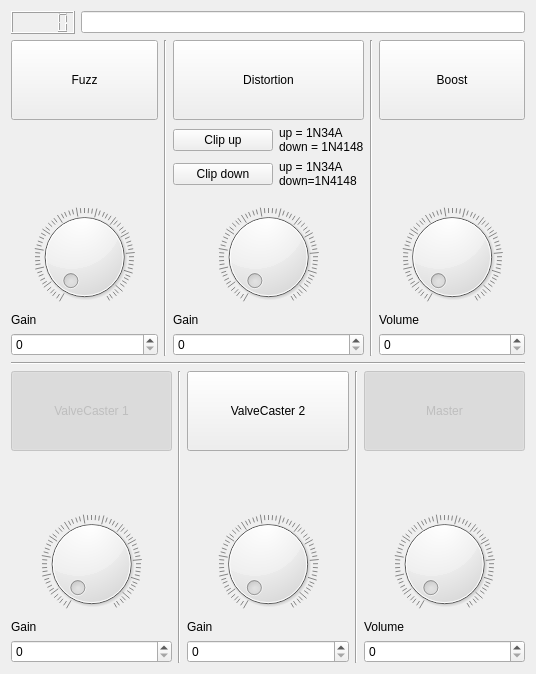
<?xml version="1.0" encoding="UTF-8"?>
<ui version="4.0">
 <class>Form</class>
 <widget class="QWidget" name="Form">
  <property name="enabled">
   <bool>true</bool>
  </property>
  <property name="geometry">
   <rect>
    <x>0</x>
    <y>0</y>
    <width>536</width>
    <height>674</height>
   </rect>
  </property>
  <property name="windowTitle">
   <string>PREAMPino Patch Editor</string>
  </property>
  <property name="autoFillBackground">
   <bool>false</bool>
  </property>
  <layout class="QVBoxLayout" name="verticalLayout_7">
   <item>
    <layout class="QHBoxLayout" name="horizontalLayout_3">
     <item>
      <widget class="QLCDNumber" name="uiPatchLCD"/>
     </item>
     <item>
      <widget class="QLineEdit" name="uiTitle"/>
     </item>
    </layout>
   </item>
   <item>
    <layout class="QHBoxLayout" name="horizontalLayout_2">
     <item>
      <layout class="QVBoxLayout" name="verticalLayout_2">
       <item>
        <widget class="QPushButton" name="uiFuzz">
         <property name="minimumSize">
          <size>
           <width>0</width>
           <height>80</height>
          </size>
         </property>
         <property name="text">
          <string>Fuzz</string>
         </property>
         <property name="checkable">
          <bool>true</bool>
         </property>
         <property name="flat">
          <bool>false</bool>
         </property>
        </widget>
       </item>
       <item>
        <spacer name="verticalSpacer">
         <property name="orientation">
          <enum>Qt::Vertical</enum>
         </property>
         <property name="sizeHint" stdset="0">
          <size>
           <width>20</width>
           <height>40</height>
          </size>
         </property>
        </spacer>
       </item>
       <item>
        <widget class="QDial" name="uiFuzzGainDial">
         <property name="minimumSize">
          <size>
           <width>0</width>
           <height>100</height>
          </size>
         </property>
         <property name="maximum">
          <number>255</number>
         </property>
         <property name="notchesVisible">
          <bool>true</bool>
         </property>
        </widget>
       </item>
       <item>
        <widget class="QLabel" name="label">
         <property name="text">
          <string>Gain</string>
         </property>
        </widget>
       </item>
       <item>
        <widget class="QSpinBox" name="uiFuzzGain">
         <property name="maximum">
          <number>255</number>
         </property>
        </widget>
       </item>
      </layout>
     </item>
     <item>
      <widget class="Line" name="line_2">
       <property name="orientation">
        <enum>Qt::Vertical</enum>
       </property>
      </widget>
     </item>
     <item>
      <layout class="QVBoxLayout" name="verticalLayout_3">
       <item>
        <widget class="QPushButton" name="uiDist">
         <property name="enabled">
          <bool>true</bool>
         </property>
         <property name="minimumSize">
          <size>
           <width>0</width>
           <height>80</height>
          </size>
         </property>
         <property name="text">
          <string>Distortion</string>
         </property>
         <property name="checkable">
          <bool>true</bool>
         </property>
        </widget>
       </item>
       <item>
        <layout class="QHBoxLayout" name="horizontalLayout_5">
         <item>
          <widget class="QPushButton" name="uiClipUp">
           <property name="minimumSize">
            <size>
             <width>100</width>
             <height>0</height>
            </size>
           </property>
           <property name="maximumSize">
            <size>
             <width>100</width>
             <height>16777215</height>
            </size>
           </property>
           <property name="text">
            <string>Clip up</string>
           </property>
           <property name="checkable">
            <bool>true</bool>
           </property>
          </widget>
         </item>
         <item>
          <widget class="QLabel" name="label_2">
           <property name="text">
            <string>up = 1N34A
down = 1N4148</string>
           </property>
          </widget>
         </item>
        </layout>
       </item>
       <item>
        <layout class="QHBoxLayout" name="horizontalLayout_6">
         <item>
          <widget class="QPushButton" name="uiClipDown">
           <property name="minimumSize">
            <size>
             <width>100</width>
             <height>0</height>
            </size>
           </property>
           <property name="maximumSize">
            <size>
             <width>100</width>
             <height>16777215</height>
            </size>
           </property>
           <property name="text">
            <string>Clip down</string>
           </property>
           <property name="checkable">
            <bool>true</bool>
           </property>
          </widget>
         </item>
         <item>
          <widget class="QLabel" name="label_3">
           <property name="text">
            <string>up = 1N34A
down=1N4148</string>
           </property>
          </widget>
         </item>
        </layout>
       </item>
       <item>
        <spacer name="verticalSpacer_6">
         <property name="orientation">
          <enum>Qt::Vertical</enum>
         </property>
         <property name="sizeHint" stdset="0">
          <size>
           <width>181</width>
           <height>13</height>
          </size>
         </property>
        </spacer>
       </item>
       <item>
        <widget class="QDial" name="uiDistGainDial">
         <property name="minimumSize">
          <size>
           <width>0</width>
           <height>100</height>
          </size>
         </property>
         <property name="maximumSize">
          <size>
           <width>16777215</width>
           <height>16777215</height>
          </size>
         </property>
         <property name="maximum">
          <number>255</number>
         </property>
         <property name="notchesVisible">
          <bool>true</bool>
         </property>
        </widget>
       </item>
       <item>
        <widget class="QLabel" name="label_4">
         <property name="text">
          <string>Gain</string>
         </property>
        </widget>
       </item>
       <item>
        <widget class="QSpinBox" name="uiDistGain">
         <property name="maximum">
          <number>255</number>
         </property>
        </widget>
       </item>
      </layout>
     </item>
     <item>
      <widget class="Line" name="line">
       <property name="orientation">
        <enum>Qt::Vertical</enum>
       </property>
      </widget>
     </item>
     <item>
      <layout class="QVBoxLayout" name="verticalLayout_4">
       <item>
        <widget class="QPushButton" name="uiBoost">
         <property name="minimumSize">
          <size>
           <width>0</width>
           <height>80</height>
          </size>
         </property>
         <property name="text">
          <string>Boost</string>
         </property>
         <property name="checkable">
          <bool>true</bool>
         </property>
         <property name="flat">
          <bool>false</bool>
         </property>
        </widget>
       </item>
       <item>
        <spacer name="verticalSpacer_4">
         <property name="orientation">
          <enum>Qt::Vertical</enum>
         </property>
         <property name="sizeHint" stdset="0">
          <size>
           <width>20</width>
           <height>40</height>
          </size>
         </property>
        </spacer>
       </item>
       <item>
        <widget class="QDial" name="uiBoostVolumeDial">
         <property name="minimumSize">
          <size>
           <width>0</width>
           <height>100</height>
          </size>
         </property>
         <property name="maximum">
          <number>255</number>
         </property>
         <property name="wrapping">
          <bool>false</bool>
         </property>
         <property name="notchesVisible">
          <bool>true</bool>
         </property>
        </widget>
       </item>
       <item>
        <widget class="QLabel" name="label_5">
         <property name="text">
          <string>Volume</string>
         </property>
        </widget>
       </item>
       <item>
        <widget class="QSpinBox" name="uiBoostVolume">
         <property name="maximum">
          <number>255</number>
         </property>
        </widget>
       </item>
      </layout>
     </item>
    </layout>
   </item>
   <item>
    <widget class="Line" name="line_4">
     <property name="orientation">
      <enum>Qt::Horizontal</enum>
     </property>
    </widget>
   </item>
   <item>
    <layout class="QHBoxLayout" name="horizontalLayout">
     <item>
      <layout class="QVBoxLayout" name="verticalLayout">
       <item>
        <widget class="QPushButton" name="uiVC1">
         <property name="enabled">
          <bool>false</bool>
         </property>
         <property name="minimumSize">
          <size>
           <width>0</width>
           <height>80</height>
          </size>
         </property>
         <property name="text">
          <string>ValveCaster 1</string>
         </property>
         <property name="checkable">
          <bool>true</bool>
         </property>
         <property name="checked">
          <bool>true</bool>
         </property>
         <property name="flat">
          <bool>false</bool>
         </property>
        </widget>
       </item>
       <item>
        <spacer name="verticalSpacer_2">
         <property name="orientation">
          <enum>Qt::Vertical</enum>
         </property>
         <property name="sizeHint" stdset="0">
          <size>
           <width>20</width>
           <height>40</height>
          </size>
         </property>
        </spacer>
       </item>
       <item>
        <widget class="QDial" name="uiVC1GainDial">
         <property name="minimumSize">
          <size>
           <width>0</width>
           <height>100</height>
          </size>
         </property>
         <property name="maximum">
          <number>255</number>
         </property>
         <property name="notchesVisible">
          <bool>true</bool>
         </property>
        </widget>
       </item>
       <item>
        <widget class="QLabel" name="label_6">
         <property name="text">
          <string>Gain</string>
         </property>
        </widget>
       </item>
       <item>
        <widget class="QSpinBox" name="uiVC1Gain">
         <property name="maximum">
          <number>255</number>
         </property>
        </widget>
       </item>
      </layout>
     </item>
     <item>
      <widget class="Line" name="line_3">
       <property name="orientation">
        <enum>Qt::Vertical</enum>
       </property>
      </widget>
     </item>
     <item>
      <layout class="QVBoxLayout" name="verticalLayout_5">
       <item>
        <widget class="QPushButton" name="uiVC2">
         <property name="enabled">
          <bool>true</bool>
         </property>
         <property name="minimumSize">
          <size>
           <width>0</width>
           <height>80</height>
          </size>
         </property>
         <property name="text">
          <string>ValveCaster 2</string>
         </property>
         <property name="checkable">
          <bool>true</bool>
         </property>
         <property name="checked">
          <bool>false</bool>
         </property>
         <property name="flat">
          <bool>false</bool>
         </property>
        </widget>
       </item>
       <item>
        <spacer name="verticalSpacer_3">
         <property name="orientation">
          <enum>Qt::Vertical</enum>
         </property>
         <property name="sizeHint" stdset="0">
          <size>
           <width>20</width>
           <height>40</height>
          </size>
         </property>
        </spacer>
       </item>
       <item>
        <widget class="QDial" name="uiVC2GainDial">
         <property name="minimumSize">
          <size>
           <width>0</width>
           <height>100</height>
          </size>
         </property>
         <property name="maximum">
          <number>255</number>
         </property>
         <property name="notchesVisible">
          <bool>true</bool>
         </property>
        </widget>
       </item>
       <item>
        <widget class="QLabel" name="label_7">
         <property name="text">
          <string>Gain</string>
         </property>
        </widget>
       </item>
       <item>
        <widget class="QSpinBox" name="uiVC2Gain">
         <property name="maximum">
          <number>255</number>
         </property>
        </widget>
       </item>
      </layout>
     </item>
     <item>
      <widget class="Line" name="line_5">
       <property name="orientation">
        <enum>Qt::Vertical</enum>
       </property>
      </widget>
     </item>
     <item>
      <layout class="QVBoxLayout" name="verticalLayout_6">
       <item>
        <widget class="QPushButton" name="uiMaster">
         <property name="enabled">
          <bool>false</bool>
         </property>
         <property name="minimumSize">
          <size>
           <width>0</width>
           <height>80</height>
          </size>
         </property>
         <property name="text">
          <string>Master</string>
         </property>
         <property name="checkable">
          <bool>true</bool>
         </property>
         <property name="checked">
          <bool>true</bool>
         </property>
        </widget>
       </item>
       <item>
        <spacer name="verticalSpacer_5">
         <property name="orientation">
          <enum>Qt::Vertical</enum>
         </property>
         <property name="sizeHint" stdset="0">
          <size>
           <width>20</width>
           <height>40</height>
          </size>
         </property>
        </spacer>
       </item>
       <item>
        <widget class="QDial" name="uiVolumeDial">
         <property name="minimumSize">
          <size>
           <width>0</width>
           <height>100</height>
          </size>
         </property>
         <property name="maximum">
          <number>255</number>
         </property>
         <property name="wrapping">
          <bool>false</bool>
         </property>
         <property name="notchesVisible">
          <bool>true</bool>
         </property>
        </widget>
       </item>
       <item>
        <widget class="QLabel" name="label_8">
         <property name="text">
          <string>Volume</string>
         </property>
        </widget>
       </item>
       <item>
        <widget class="QSpinBox" name="uiVolume">
         <property name="maximum">
          <number>255</number>
         </property>
        </widget>
       </item>
      </layout>
     </item>
    </layout>
   </item>
  </layout>
 </widget>
 <resources/>
 <connections/>
</ui>
